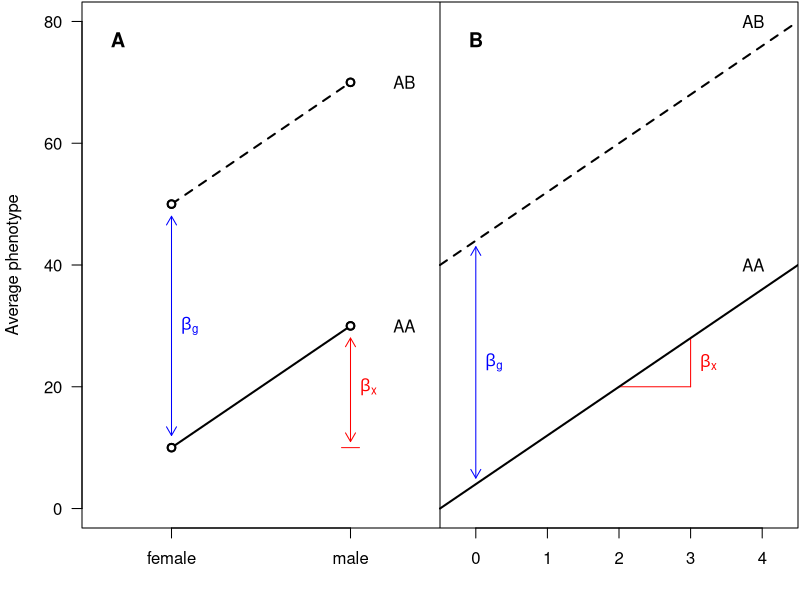
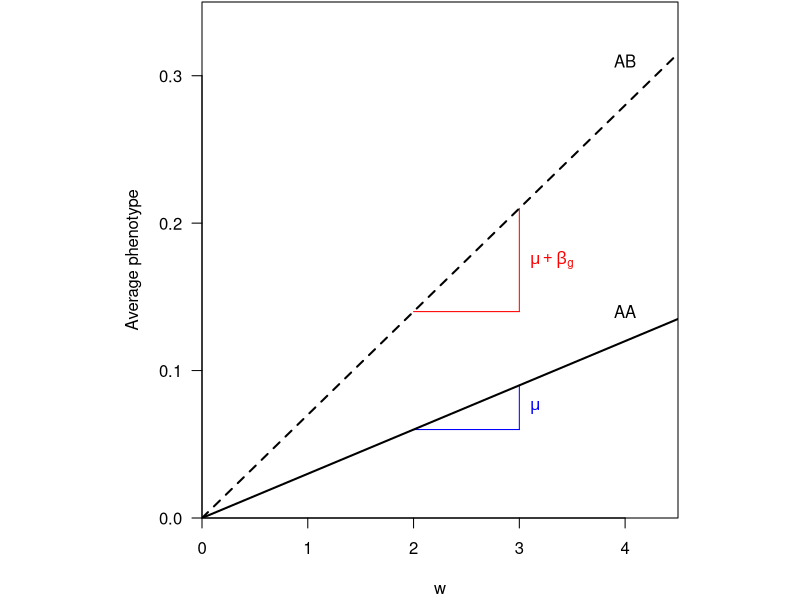
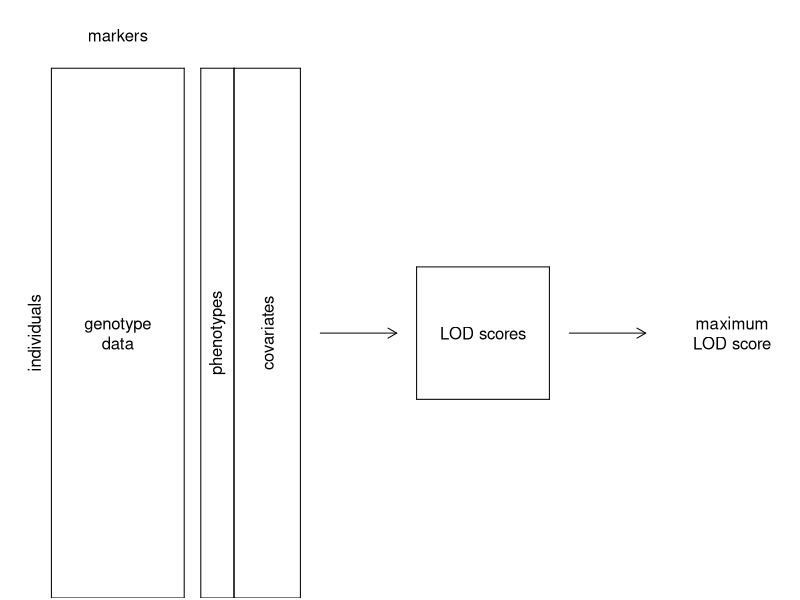

Here is the R script that generated these plots, in order: (Note: this script raises an error after producing the figures.)
######################################################################
# Code for the figures in "A guide to QTL mapping with R/qtl"
# Karl W Broman and Saunak Sen
#
# Note: The code below may rely on other code in the book, included
#       in the file "chap07.R"
#
# Chapter 7: Working with covariates
#######################################################################

######################################################################
# Figure 7.1
#
#  Illustration of the effects of a QTL and an additive
#  covariate in a backcross in the case of (A) sex as the covariate and
#  (B) a quantitative covariate.
######################################################################

me1 <- c(10,30,50,70)
g1 <- c(1,2,1,2)
g2 <- g1 + 3
me2 <- c(10,40,  25,90)

par(mar=c(3.6,4.1,0.1,0.1))
plot(g1, me1, lwd=2, xaxt="n", xlab="", las=1,
     xlim=c(0.5,4.5), ylim=c(0,80), ylab="Average phenotype",
     xaxs="i")
abline(v=2.5)
axis(side=1, at=1:2, labels=c("female", "male"))
lines(g1[1:2], me1[1:2], lwd=2)
lines(g1[3:4], me1[3:4], lwd=2, lty=2)
points(g1, me1, col="white", pch=16, lwd=2)
points(g1, me1, lwd=2)
u <- par("usr")
text(1.5, u[3]-diff(u[3:4])*0.23, "sex", xpd=TRUE, cex=1.1)
text(2.3, me1[c(2,4)], c("AA", "AB"))
text(0.7, 77, "A", font=2, cex=1.2)
text(2.7, 77, "B", font=2, cex=1.2)

arrows(1, me1[1]+2, 1, me1[3]-2, col="blue", len=0.1, code=3)
text(1.1, mean(me1[c(1,3)]), expression(beta[g]), col="blue")

arrows(2, me1[1]+1, 2, me1[2]-2, col="red", len=0.1, code=3)
segments(1.95, me1[1], 2.05, me1[1], col="red")
text(2.1, mean(me1[c(1,2)]), expression(beta[x]), col="red")

u <- par("usr")

text(4.25, 40, "AA")
text(4.25, 80, "AB")
thex <- seq(2.7, 4.3, len=5)
axis(side=1, at=thex, label=0:4)
text((2.5+u[2])/2, u[3]-diff(u[3:4])*0.23, "x", xpd=TRUE, cex=1.1)
arrows(2.7, (2.7-3)*20+10 + 1, 2.7, (2.7-3)*20+50 - 1, col="blue",
       len=0.1, code=3)
text(2.8, mean(c((2.7-3)*20+10, (2.7-3)*20+50)), expression(beta[g]), col="blue")
segments(thex[3], (thex[3]-3)*20+10, thex[4], (thex[3]-3)*20+10, col="red")
segments(thex[4], (thex[3]-3)*20+10, thex[4], (thex[4]-3)*20+10, col="red")
text(thex[4]+0.1, ((thex[3]-3)*20+10 + (thex[4]-3)*20+10)/2, expression(beta[x]), col="red")

segments(2.5, (2.5-3)*20+10, u[2], (u[2]-3)*20+10, lwd=2)
segments(2.5, (2.5-3)*20+50, u[2], (u[2]-3)*20+50, lwd=2, lty=2)






######################################################################
# Figure 7.2
#
#  Illustration of the effect of a QTL as a function of w, in
#  the model implied by the use of y/w as the phenotype in QTL
#  mapping.
######################################################################

par(mar=c(4.1,10.1,0.1,6.1))
plot(0, 0, xlab="w", las=1, type="n", yaxs="i",
     xlim=c(0,4.5), ylim=c(0,0.35), ylab="Average phenotype",
     xaxs="i", yaxt="n")
axis(side=2, at=seq(0, 0.3, by=0.1), las=1)
segments(2, 2*0.03, 3, 2*0.03, col="blue")
segments(3, 2*0.03, 3, 3*0.03, col="blue")
text(3.1, 2.5*0.03, expression(mu), col="blue", adj=c(0,0.5))

segments(2, 2*0.07, 3, 2*0.07, col="red")
segments(3, 2*0.07, 3, 3*0.07, col="red")
text(3.1, 2.5*0.07, expression(mu+beta[g]), col="red", adj=c(0,0.5))

text(4, 0.14, "AA")
text(4, 0.31, "AB")

abline(0, 0.03, lwd=2)
abline(0, 0.07, lty=2, lwd=2)





######################################################################
# Figure 7.3
#
#  Diagram of the interval mapping process in the presence of
#  additive covariates.
######################################################################

par(mar=rep(0.1,4), bty="n")
plot(0,0,type="n",xlab="",ylab="",xaxt="n",yaxt="n",xlim=c(2,113),ylim=c(0,9), yaxs="i")
u <- par("usr")
x0 <- 5; x1 <- 25; y1 <- 8; xm <- mean(c(x0,x1))
segments(c(x0,x0,x0,x1),c(0,0,y1,0),c(x1,x0,x1,x1),c(0,y1,y1,y1))
text(xm,y1/2,"genotype\ndata")
y2 <- mean(c(u[4],y1))
text(xm,y2,"markers")
text(x0/2,y1/2,"individuals",srt=90)
x2 <- 27.5; x3 <- 32.5; x3b <- x3+(x3-x2)*2
segments(c(x2,x2,x2,x3),c(0,0,y1,0),c(x3,x2,x3,x3),c(0,y1,y1,y1))
text(mean(c(x2,x3)),y1/2,"phenotypes",srt=90)
segments(c(x3b,x3b,x3b,x3),c(0,0,y1,0),c(x3,x3b,x3,x3),c(0,y1,y1,y1))
text(mean(c(x3,x3b)),y1/2,"covariates",srt=90)
x4 <- x3b+17.5; x5 <- x4+20; y3 <- 3; y4 <- 5; xm <- mean(c(x4,x5)); ym <- mean(c(y3,y4))
segments(c(x4,x4,x4,x5),c(y3,y3,y4,y3),c(x5,x4,x5,x5),c(y3,y4,y4,y4))
text(xm,ym,"LOD scores")
arrows(x3b+3, ym, x4-3, ym, length=0.1)
x6 <- x5+17.5; x7 <- x6+10
arrows(x5+3, ym, x6-3, ym, length=0.1)
text(x7,ym,"maximum\nLOD score")




######################################################################
# Figure 7.4
#
#  Box plots of the gut length phenotype by sex and cross in the
#  gutlength data.
######################################################################
par(las=1, mar=c(4.1, 10.6, 0.1, 1.1))
boxplot(gutlength ~ sex*cross, data=gutlength$pheno, 
        horizontal=TRUE, xlab="Gut length (cm)",
        col=c("red","blue"))



######################################################################
# Figure 7.5
#
#  Plot of LOD scores for gut length with no covariates (in
#  blue) and with inclusion of sex and cross as additive covariates (in
#  red, dashed) for the gutlength data.
######################################################################
par(mar=c(4.1,4.1,0.1,0.1))
plot(out.0, out.a, col=c("blue", "red"), lty=1:2, 
     ylab="LOD score", alternate.chrid=TRUE)



######################################################################
# Figure 7.6
#
#  Plot of differences between the LOD scores for gut length
#  with sex and cross as additive covariates versus without the
#  covariates for the gutlength data.
######################################################################
par(mar=c(4.1,4.1,0.1,0.1))
plot(out.a - out.0, ylab="LOD w/ covar - LOD w/o covar", 
     ylim=c(-1, 1), alternate.chrid=TRUE)
abline(h=0, lty=2)



######################################################################
# Figure 7.7
#
#  Illustration of the effects of a QTL and an interactive
#  covariate in a backcross in the case of (A) sex as the covariate and
#  (B) a quantitative covariate.
######################################################################

thegreen <- "green2"

me1 <- c(30,20,50,70)
g1 <- c(1,2,1,2)
g2 <- g1 + 3
me2 <- c(10,40,  25,90)

par(mar=c(3.6,4.1,0.1,0.1))
plot(g1, me1, lwd=2, xaxt="n", xlab="", las=1,
     xlim=c(0.5,4.5), ylim=c(10,80), ylab="Average phenotype",
     xaxs="i")
abline(v=2.5)
axis(side=1, at=1:2, labels=c("female", "male"))
lines(g1[1:2], me1[1:2], lwd=2)
lines(g1[3:4], me1[3:4], lwd=2, lty=2)
points(g1, me1, col="white", pch=16, lwd=2)
points(g1, me1, lwd=2)
u <- par("usr")
text(1.5, u[3]-diff(u[3:4])*0.23, "sex", xpd=TRUE, cex=1.1)
text(2.3, me1[c(2,4)], c("AA", "AB"))
text(0.7, 77, "A", font=2, cex=1.2)
text(2.7, 77, "B", font=2, cex=1.2)

arrows(1, me1[1]+2, 1, me1[3]-2, col="blue", len=0.1, code=3)
text(1.05, mean(me1[c(1,3)]), expression(beta[g]), col="blue",
     adj=c(0, 0.5))

arrows(1, me1[1]-2, 1, me1[2]+1, col="red", len=0.1, code=3)
segments(0.95, me1[2], 1.05, me1[2], col="red")
text(1.05, mean(me1[c(1,2)]), expression(beta[x]), col="red",
     adj=c(0, 0.5))

arrows(2, me1[2]+2, 2, me1[4]-2, col=thegreen, len=0.1, code=3)
text(2.05, mean(me1[c(2,4)]), expression(beta[g]+gamma), col=thegreen,
     adj=c(0, 0.5))


u <- par("usr")

text(4.25, 22.5, "AA")
text(4.25, 80, "AB")
thex <- seq(2.7, 4.3, len=5)
axis(side=1, at=thex, label=0:4)
text((2.5+u[2])/2, u[3]-diff(u[3:4])*0.23, "x", xpd=TRUE, cex=1.1)
arrows(2.7, -(2.7-3)*10+30 + 1, 2.7, (2.7-3)*20+50 - 1, col="blue",
       len=0.1, code=3)
text(2.75, mean(c(-(2.7-3)*10+30, (2.7-3)*20+50)), expression(beta[g]), col="blue",
     adj=c(0, 0.5))

segments(thex[3], -(thex[3]-3)*10+30, thex[4], -(thex[3]-3)*10+30, col="red")
segments(thex[4], -(thex[3]-3)*10+30, thex[4], -(thex[4]-3)*10+30, col="red")
text(thex[4]+0.05, (-(thex[3]-3)*10+30 - (thex[4]-3)*10+30)/2, expression(beta[x]), col="red",
     adj=c(0, 0.5))

segments(thex[3], (thex[3]-3)*20+50, thex[4], (thex[3]-3)*20+50, col=thegreen)
segments(thex[4], (thex[3]-3)*20+50, thex[4], (thex[4]-3)*20+50, col=thegreen)
text(thex[4]+0.05, ((thex[3]-3)*20+50 + (thex[4]-3)*20+50)/2, expression(beta[x]+gamma), col=thegreen,
     adj=c(0, 0.5))

segments(2.5, -(2.5-3)*10+30, u[2], -(u[2]-3)*10+30, lwd=2)
segments(2.5, (2.5-3)*20+50, u[2], (u[2]-3)*20+50, lwd=2, lty=2)





######################################################################
# Figure 7.8
#
#  Plot of lod_f (in blue), with cross as an additive
#  covariate and sex as an interactive covariate, and lod_i (in
#  red), for the QTL x sex interaction, for the gutlength
#  data.
######################################################################
par(mar=c(4.1,4.1,0.1,0.1))
plot(out.i, out.i - out.a, ylab="LOD score", 
     col=c("blue", "red"), alternate.chrid=TRUE)



######################################################################
# Figure 7.9
#
#  Plot of LOD scores for males (in blue) and females (in red)
#  for the gutlength data.
######################################################################
par(mar=c(4.1,4.1,0.1,0.1))
plot(out.m, out.f, col=c("blue", "red"), ylab="LOD score", 
     alternate.chrid=TRUE)



######################################################################
# Figure 7.10
#
#  Plot of the difference between the sum of the LOD scores from
#  the separate analyses of males and females and lod_f, from their
#  joint analysis, for the gutlength data.
######################################################################
par(mar=c(4.1,4.1,0.1,0.1))
plot(out.m + out.f - out.i, ylim=c(-0.5,0.5), 
     ylab="LOD(males) + LOD(females) - LODf", 
     alternate.chrid=TRUE)
abline(h=0, lty=2)



######################################################################
# Figure 7.11
#
#  Plot of the estimated phenotype averages +/- 1 SE as a
#  function of sex (with males in blue and females in red) and
#  genotype, at the positions nearest the peak LOD score on four selected
#  chromosomes, for the gutlength data. C and B correspond to
#  the C3HeBFeJ and C57BL/6J alleles, respectively.
######################################################################
gutlength <- sim.geno(subset(gutlength,chr=c(4,5,18,"X")),
                      n.draws=128, step=1, error.prob=0.001)
par(mfrow=c(2,2), mar=c(4.1,4.1,1.6,0.6))
effectplot(gutlength, mname1="sex", ylim=c(15.1, 17.2),
           mname2="4@65", main="Chromosome 4", 
           add.legend=FALSE)
par(mar=c(4.1,4.6,1.6,0.1))
effectplot(gutlength, mname1="sex", ylim=c(15.1, 17.2),
           mname2="5@22", main="Chromosome 5", 
           add.legend=FALSE)
par(mar=c(4.1,4.1,1.6,0.6))
effectplot(gutlength, mname1="sex", ylim=c(15.1, 17.2),
           mname2="18@48.2", main="Chromosome 18", 
           add.legend=FALSE)
par(mar=c(4.1,4.6,1.6,0.1))
effectplot(gutlength, mname1="sex", ylim=c(15.1, 17.2),
           mname2="X@58", main="X chromosome", 
           add.legend=FALSE)



######################################################################
# Figure 7.12
#
#  Plot of lod_f (in black), lod_a (in blue), and lod_i
#  (in red), for the nf1 data, with parent-of-origin of the
#  NPcis mutation considered as a covariate.
######################################################################
par(mar=c(4.1,4.1,0.1,0.1))
plot(out.all, lod=1:3, ylab="LOD score")



######################################################################
# Figure 7.13
#
#  LOD scores for the analysis of the nf1 data, split by
#  parent-of-origin of the NPcis mutation, with results for
#  individuals receiving the mutation from their mother and father in
#  red and blue, respectively.
######################################################################
par(mar=c(4.1,4.1,0.1,0.1))
plot(out.bypoo, lod=1:2, col=c("red", "blue"), 
     ylab="LOD score")



######################################################################
# Figure 7.14
#
#  Proportion of affecteds as a function of genotype and the
#  parent-of-origin of the NPcis mutation, for the nf1
#  data.
######################################################################
nf1 <- sim.geno(subset(nf1,chr=c(15,19)), n.draws=128, 
                step=1, error.prob=0.001)
par(mfrow=c(1,2), yaxs="i")
par(mar=c(4.1,4.1,0.6,0.6))
effectplot(nf1, mname1="NPcis", mark1=1-from.mom, main="",
           geno1=c("Mom", "Dad"), ylim=c(0,1), mname2="15@13",
           legend.lab="")
par(mar=c(4.1,4.6,0.6,0.1))
effectplot(nf1, mname1="NPcis", mark1=1-from.mom, main="",
           geno1=c("Mom", "Dad"), ylim=c(0,1), mname2="19@0",
           legend.lab="")



######################################################################
# Figure 7.15
#
#  LOD scores for the analysis of the hyper data, with no
#  covariates (in blue) and with imputed genotypes at D4Mit164 included
#  as an additive covariate (in red).
######################################################################
par(mar=c(4.1,4.1,0.1,0.1))
plot(out, out.ag, col=c("blue", "red"), ylab="LOD score")



######################################################################
# Figure 7.16
#
#  Interaction LOD scores, indicating evidence for an
#  interaction between a QTL and the marker D4Mit164, for the
#  hyper data.
######################################################################
par(mar=c(4.1,4.1,0.1,0.1))
plot(out.ig - out.ag, ylab="interaction LOD score")



######################################################################
# Figure 7.17
#
#  Results of composite interval mapping (CIM) for the
#  hyper data, with forward selection to three markers and three
#  different choices of window sizes.  In each panel, the results from
#  standard interval mapping are in blue, and those from CIM are in
#  red.  Selected marker covariates are indicated by green dots.
######################################################################
par(mar=c(4.1,4.1,2.1,0.1))
chr <- c(1, 2, 4, 6, 15)
par(mfrow=c(3,1))
plot(out, out.cim.20, chr=chr, ylab="LOD score",
     col=c("blue", "red"), main="window = 20 cM")
add.cim.covar(out.cim.20, chr=chr, bg="green2", pch=21, cex=1.5, col="black")
plot(out, out.cim.40, chr=chr, ylab="LOD score",
     col=c("blue", "red"), main="window = 40 cM")
add.cim.covar(out.cim.40, chr=chr, bg="green2", pch=21, cex=1.5, col="black")
plot(out, out.cim.inf, chr=chr, ylab="LOD score",
     col=c("blue", "red"), main="window = Inf")
add.cim.covar(out.cim.inf, chr=chr, bg="green2", pch=21, cex=1.5, col="black")


# end of fig07.R
